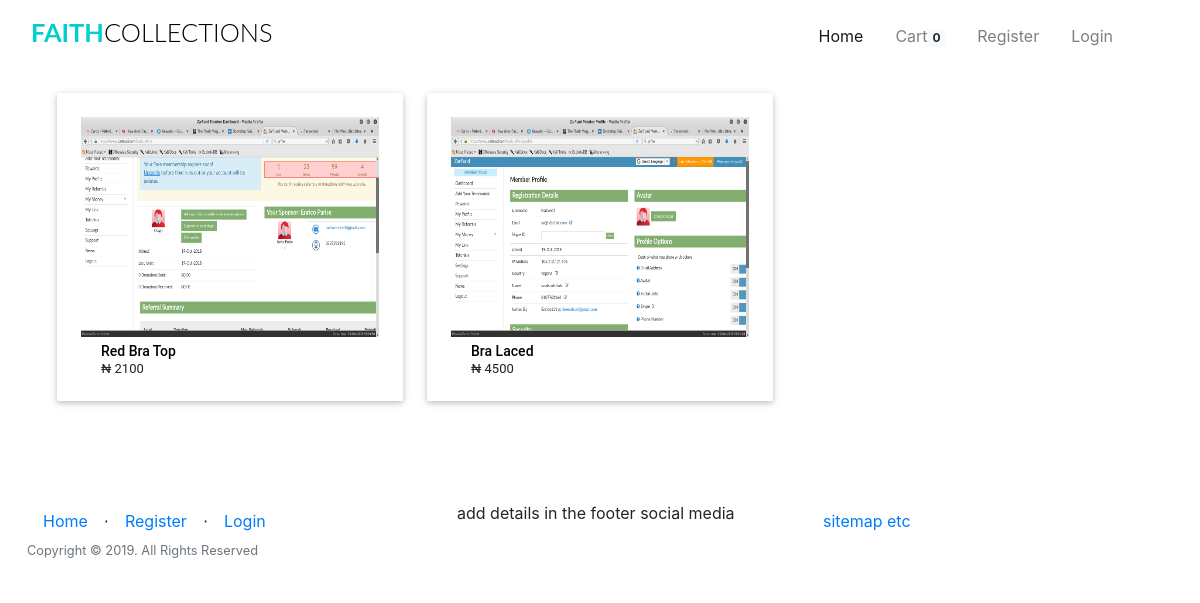
/1/, run on the app's committed database.
### app/models.py (models this page shows, shortened)
class Products(db.Model):
	__tablename__ = 'product'
	id = db.Column(db.Integer, primary_key=True)
	product_name = db.Column(db.String(100), index=True)
	product_price = db.Column(db.Integer, index=True)
	product_image = db.Column(db.String(120),index=True)
	product_description = db.Column(db.String(200), index=True)
	product_stock = db.Column(db.Integer, index = True)
	product_size = db.Column(db.String(5), index = True)
	categories_id = db.Column(db.Integer, db.ForeignKey('categories.id'))
	order = db.relationship('Order', secondary=association_table, backref='my_orders', lazy='dynamic')

### app/home/routes.py (the view)
@home.route('/<int:id>/')
def shop_by_category(id):
	if current_user.is_anonymous:
		count = 0
	else:
		count = Kart.query.filter_by(user_id =current_user.id).count()
	category = Categories.query.get_or_404(id)
	product = Products.query.get(id)
	return render_template("home/shop_by_category.html", category = category,
	product = product, title = "Category: "+ category.category_name,count=count)

### app/templates/home/shop_by_category.html (shortened to what this page needs)
{% extends "base.html" %}
{% block body %}
{% if category %}
{% if category.product %}
<div class="row d-block">
        {% for product_list in category.product %}
	<a href="{{ url_for('home.product_details', id = product_list.id ) }}">
        <div class="col l4 s12 m6">
			<div class="card-panel hoverable" style="max-height:360px; background-color:#FFFFFF;">
                <div class="card-image" style="margin-left:auto;margin-right: auto;">
                        <div class="thumbnail" style="height:220px;margin-bottom: 0px;">
                            <img class="responsive-img" src="{{ product_list.product_image }}" style="height:100%;">
                        </div>
                        <h6 class="title">
                            <span class="product-name">
                                {{ product_list.product_name }}
                            </span>
                        </h6>
                        <div class="price-container clearfix">
                            <span class="price-box" style="margin-bottom:0px;white-space:normal;">
                                <span class="price">
                                    <span>₦</span>
                                    <span>{{ product_list.product_price }}</span>
                                </span>
                            </span>
                        </div>
				</div>
			</div>
		</div>
	</a>
		{% endfor %}
</div>
{% endif %}
    {% endif %}
{% endblock %}

### app/templates/base.html (shortened to what this page needs)
<html>
    <head>
        <link href="{{ url_for('static', filename='css/bootstrap.min.css') }}"rel="stylesheet">
        <link href="{{ url_for('static', filename='css/st.css') }}"rel="stylesheet">
    </head>
    <body>
            <div class="container-fluid mt-1 mb-3">
                <nav class="navbar navbar-expand-lg navbar-light">
                    <h1 class="brand_name">
                        <a class="navbar-brand" href="{{ url_for('home.homepage') }}">Faith<span>Collections</span></a>
                    </h1>
                    <div class="collapse navbar-collapse" id="navbarTogglerDemo03">
                    <ul class="navbar-nav ml-auto mr-5 mt-2 mt-lg-0">
                            {% if current_user.is_authenticated %}
                            {% if current_user.is_admin %}
                            <li class="nav-item ml-3">
                              <a class="nav-link active" href="{{ url_for('home.admin_dashboard') }}">Dashboard</a>
                            </li>
                            <li class="nav-item ml-3">
                              <a class="nav-link" href="{{ url_for('admin.list_categories') }}">Categories</a>
                            </li>
                            <li class="nav-item ml-3">
                              <a class="nav-link" href="{{ url_for('admin.list_products') }}">Products</a>
                            </li>
                            <li class="nav-item ml-3">
                              <a class="nav-link" href="{{ url_for('admin.list_orders') }}" >Orders</a>
                            </li>
                            {% else %}
                              <li class="nav-item ml-3">
                                <a class="nav-link" href="{{ url_for('users.cart') }}">Cart<span class="badge badge-light">{{ count }}</span></a>
                              </li>
                              {% endif %}
                              <li class="nav-item dropdown ml-3">
                                    <a class="nav-link dropdown-toggle" data-toggle="dropdown" href="#" role="button" aria-haspopup="true" aria-expanded="false">
                                        Hi, {{ current_user.firstname }}!</a>
                                    <div class="dropdown-menu">
                                      <a class="dropdown-item" href="{{ url_for('users.profile') }}">Profile</a>
                                      <div class="dropdown-divider"></div>
                                      <a class="dropdown-item" href="{{ url_for('auth.logout') }}">Logout</a>
                                    </div>
                                  </li>
                                {% else %}
                                <li class="nav-item active ml-3">
                                    <a class="nav-link" href="{{ url_for('home.homepage') }}">Home <span class="sr-only">(current)</span></a>
                                    </li>
                                    <li class="nav-item ml-3">
                                      <a class="nav-link" href="{{ url_for('users.cart') }}">Cart<span class="badge badge-light">{{ count }}</span></a>
                                    </li>
                                    <li class="nav-item ml-3">
                                      <a class="nav-link" href="{{ url_for('auth.register') }}">Register</a>
                                    </li>
                                    <li class="nav-item ml-3">
                                        <a class="nav-link" href="{{ url_for('auth.login') }}">Login</a>
                                      </li>
                                    {% endif %}
                    </ul>
                    </div>
                </nav>
            </div>
    <div class=" container">
            {% block body %}
            {% endblock %}
    </div>
    <div class="push"></div>
    <div class="container-fluid">
        <footer>
                <div class="row">
                        <div class="col">
                                <ul class="nav">
                                    <li class=" nav-item" ><a class="nav-link" href="{{ url_for('home.homepage') }}">Home</a></li>
                                    <li class="footer-menu-divider mt-2">⋅</li>
                                    {% if current_user.is_authenticated %}
                                        <li class=" nav-item" ><a class="nav-link" href="{{ url_for('auth.logout') }}">Logout</a></li>
                                    {% else %}
                                        <li class=" nav-item" ><a class="nav-link" href="{{ url_for('auth.register') }}">Register</a></li>
                                        <li class="footer-menu-divider mt-2">⋅</li>
                                        <li class=" nav-item" ><a class="nav-link" href="{{ url_for('auth.login') }}">Login</a></li>
                                    {% endif %}
                                </ul>
                                <p class="copyright text-muted small">Copyright © 2019. All Rights Reserved</p>
                        </div>
                        <div class="col">
                                <ul class="d-inline-block">
                                 <li class="d-inline-block">add details in the footer</li>
                                 <li class="d-inline-block">social media</li>
                                </ul>
                        </div>
                        <div class="col">
                            <ul class="nav">
                            <li class="d-inline-block"><a class="nav-link" href="#">sitemap etc</a></li>
                            </ul>
                        </div>
                </div>
        </footer>
    </div>
    </body>
</html>

### app/static/css/st.css (style rules this page uses)
.brand_name .navbar-brand { font-size:1.59rem; text-transform: uppercase; font-family: 'Lato', sans-serif; font-weight: 700; color: #333; }
.brand_name >.navbar-brand { color:#01CFCF; text-decoration: none; }
.brand_name >.navbar-brand span { color: #000; font-weight: 300; }
.product-name { text-transform: capitalize; font-weight:bold; }
.push { height:4em; }
img.responsive-img, video.responsive-video { max-width: 100%; height: auto; }
.card-panel { -webkit-transition:-webkit-box-shadow .25s; transition:-webkit-box-shadow .25s; transition:box-shadow .25s; transition:box-shadow .25s, -webkit-box-shadow .25s;padding:24px; margin:.5rem 0 1rem 0; border-radius:2px;background-color:#fff; box-shadow: 0 2px 5px 0 rgba(0,0,0,0.16),0 2px 10px 0 rgba(0,0,0,0.12); }
.hoverable { -webkit-transition:-webkit-box-shadow .25s; transition:-webskit-box-shadow .25s; transition:box-shadow .25s; transition:box-shadow .25s, -webkit-box-shadow .25s }
.row { margin-left: auto; margin-right: auto; margin-bottom: 20px; }
.row:after { content: ""; display: table; clear: both; }
.row .col { float: left; -webkit-box-sizing: border-box; box-sizing: border-box; padding: 0 0.75rem; min-height: 1px; }
.row .col.s12 { width: 100%; margin-left: auto; left: auto; right: auto; }
@media only screen and (min-width: 601px) { .row .col.m6 { width: 50%; margin-left: auto; left: auto; right: auto; } }
@media only screen and (min-width: 993px) { .row .col.l4 { width: 33.3333333333%; margin-left: auto; left: auto; right: auto; } }

### app/templates/home/shop_by_category.html (style rules this page uses)
.title { margin: 0; padding: 0; margin-left: 20px; margin-top: 6px; }
.product-name { font-family: Roboto,Helvetica,Arial,sans-serif; font-weight: 500; font-size: 14px; line-height: 17px; color: #000; margin: 3px 0 5px 0; text-align: left; white-space: normal; overflow: hidden; }
.price { margin-left: 20px; font-family: Roboto,Helvetica,Arial,sans-serif; font-weight: 400; font-size: 13px; line-height: 17px; color: #202020; display: inline-block; }

### data on the page
Products: shows a picture, product_name "Red Bra Top", product_price "2100"
Products: shows a picture, product_name "Bra Laced", product_price "4500"

### other printed values
{{ count }} "0"
